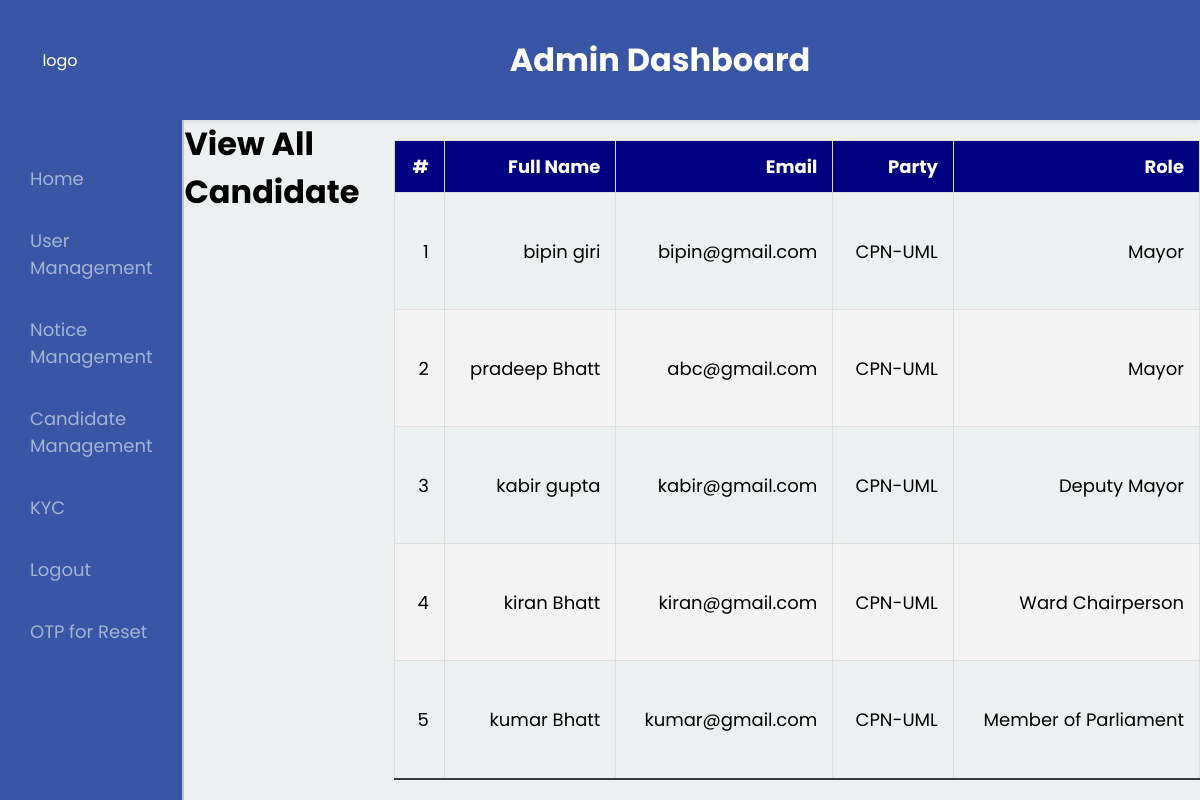
/viewall_candidate/, run on an earlier commit of the app's database.
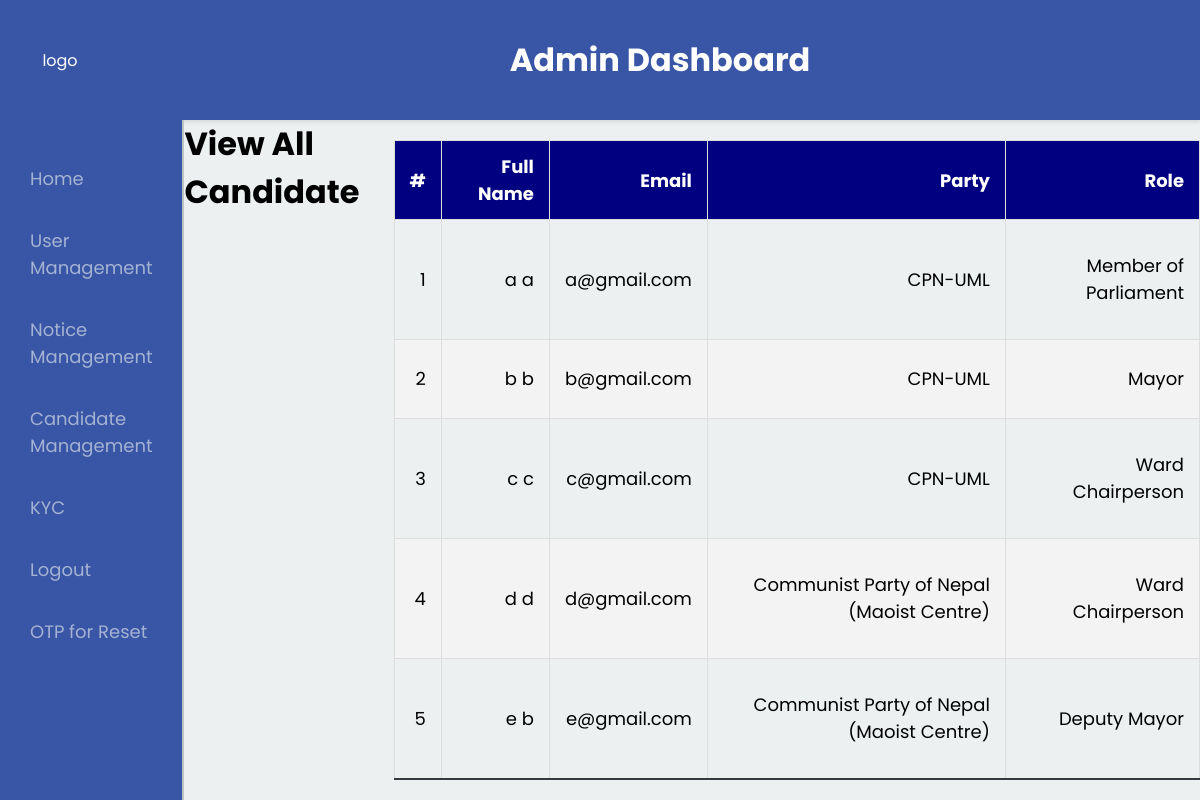
And on a later commit of the database.
### myapp/models.py (models this page shows, shortened)
class CandidateProfile(models.Model):
    first_name = models.CharField(max_length=100)
    middle_name = models.CharField(max_length=100, blank=True, null=True)
    last_name = models.CharField(max_length=100)
    publicaddress = models.CharField(max_length=100)
    date_of_birth = models.DateField()
    email = models.EmailField()
    phone_number = models.CharField(max_length=20)
    ROLE_CHOICES = [
        ('MP', 'Member of Parliament'),
        ('Mayor', 'Mayor'),
        ('Deputy Mayor', 'Deputy Mayor'),
        ('Ward Chairperson', 'Ward Chairperson'),
    ]
    role = models.CharField(max_length=50, choices=ROLE_CHOICES)
    POLITICAL_PARTY_CHOICES = [
        ('CPN-UML', 'CPN-UML'),
        ('Nepali Congress', 'Nepali Congress'),
        ('Maoist', 'Communist Party of Nepal (Maoist Centre)'),
        ('Samajwadi', 'Samajwadi Party Nepal'),
    ]
    political_party = models.CharField(max_length=100, choices=POLITICAL_PARTY_CHOICES)
    district = models.CharField(max_length=100)
    municipality = models.CharField(max_length=100)
    ward = models.IntegerField()
    profile_picture = models.ImageField(upload_to=candidate_photo_path )
    citizenship_front = models.ImageField(upload_to=candidate_photo_path)
    citizenship_back = models.ImageField(upload_to=candidate_photo_path)
    class Meta:
        db_table='candidateprofile'

### myapp/views.py (the view)
# urls.py: path('viewall_candidate/',views.viewall_candidate,name="viewall_candidate"),
def viewall_candidate(request):
    users = CandidateProfile.objects.all()
    return render(request, 'myapp/viewall_candidate.html', {'users': users})

### myapp/templates/myapp/viewall_candidate.html (shortened to what this page needs)
{% extends "myapp/base.html" %}
{% block head %}
    {% load static %}
    <link rel="stylesheet" href="{% static 'myapp/css/view_user.css' %}">
{% endblock %}
{% block content %}
    <h1>View All Candidate</h1>
    <table class="user-table">
        <thead>
            <tr>
                <th>#</th>
                <th>Full Name</th>
                <th>Email</th>
                <th>Party</th>
                <th>Role </th>
            </tr>
        </thead>
        <tbody>
            {% for user in users %}
            <tr>
                <td data-label="#"> {{ forloop.counter }}</td>
                <td data-label="Full Name">{{ user.first_name }} {{ user.middle_name }} {{ user.last_name }}</td>
                <td data-label="Email">{{ user.email }}</td>
                <td data-label="Party">{{ user.get_political_party_display }}</td>
                <td data-label="Role"> {{ user.get_role_display }}</td>
            </tr>
            {% endfor %}
        </tbody>
    </table>
{% endblock %}

What changed in the data, as far as the page shows it:
removed CandidateProfile: first_name "bipin", last_name "giri", email "bipin@gmail.com", political_party "CPN-UML", role "Mayor"
removed CandidateProfile: first_name "pradeep", last_name "Bhatt", email "abc@gmail.com", political_party "CPN-UML", role "Mayor"
removed CandidateProfile: first_name "kabir", last_name "gupta", email "kabir@gmail.com", political_party "CPN-UML", role "Deputy Mayor"
removed CandidateProfile: first_name "kiran", last_name "Bhatt", email "kiran@gmail.com", political_party "CPN-UML", role "Ward Chairperson"
removed CandidateProfile: first_name "kumar", last_name "Bhatt", email "kumar@gmail.com", political_party "CPN-UML", role "Member of Parliament"
added CandidateProfile: first_name "a", last_name "a", email "a@gmail.com", political_party "CPN-UML", role "Member of Parliament"
added CandidateProfile: first_name "b", last_name "b", email "b@gmail.com", political_party "CPN-UML", role "Mayor"
added CandidateProfile: first_name "c", last_name "c", email "c@gmail.com", political_party "CPN-UML", role "Ward Chairperson"
added CandidateProfile: first_name "d", last_name "d", email "d@gmail.com", political_party "Communist Party of Nepal (Maoist Centre)", role "Ward Chairperson"
added CandidateProfile: first_name "e", last_name "b", email "e@gmail.com", political_party "Communist Party of Nepal (Maoist Centre)", role "Deputy Mayor"
